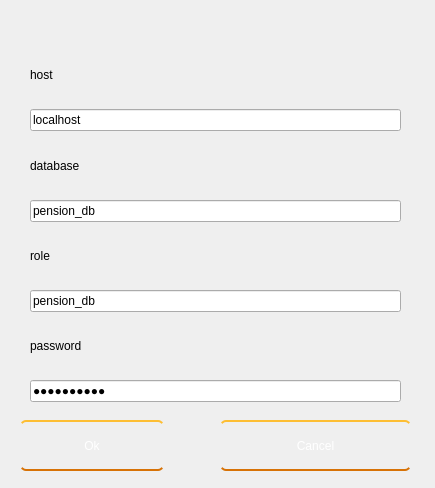
<?xml version="1.0" encoding="UTF-8"?>
<ui version="4.0">
 <class>Dialog</class>
 <widget class="QDialog" name="Dialog">
  <property name="geometry">
   <rect>
    <x>0</x>
    <y>0</y>
    <width>435</width>
    <height>488</height>
   </rect>
  </property>
  <property name="windowTitle">
   <string>Dialog</string>
  </property>
  <property name="styleSheet">
   <string notr="true">QWidget{
background-image: url(background.jpg);
}</string>
  </property>
  <widget class="QWidget" name="verticalLayoutWidget">
   <property name="geometry">
    <rect>
     <x>20</x>
     <y>51</y>
     <width>391</width>
     <height>351</height>
    </rect>
   </property>
   <layout class="QVBoxLayout" name="verticalLayout">
    <property name="spacing">
     <number>10</number>
    </property>
    <property name="leftMargin">
     <number>10</number>
    </property>
    <property name="topMargin">
     <number>0</number>
    </property>
    <property name="rightMargin">
     <number>10</number>
    </property>
    <property name="bottomMargin">
     <number>0</number>
    </property>
    <item>
     <widget class="QLabel" name="lb_host">
      <property name="styleSheet">
       <string notr="true">QLabel{
border-color: #F77A52;
}</string>
      </property>
      <property name="text">
       <string>host</string>
      </property>
     </widget>
    </item>
    <item>
     <widget class="QLineEdit" name="ln_host">
      <property name="text">
       <string>localhost</string>
      </property>
     </widget>
    </item>
    <item>
     <widget class="QLabel" name="lb_db">
      <property name="text">
       <string>database</string>
      </property>
     </widget>
    </item>
    <item>
     <widget class="QLineEdit" name="ln_db">
      <property name="styleSheet">
       <string notr="true"/>
      </property>
      <property name="text">
       <string>pension_db</string>
      </property>
     </widget>
    </item>
    <item>
     <widget class="QLabel" name="lb_role">
      <property name="text">
       <string>role</string>
      </property>
     </widget>
    </item>
    <item>
     <widget class="QLineEdit" name="ln_role">
      <property name="text">
       <string>pension_db</string>
      </property>
     </widget>
    </item>
    <item>
     <widget class="QLabel" name="lb_password">
      <property name="text">
       <string>password</string>
      </property>
     </widget>
    </item>
    <item>
     <widget class="QLineEdit" name="ln_password">
      <property name="text">
       <string>pension_db</string>
      </property>
      <property name="echoMode">
       <enum>QLineEdit::Password</enum>
      </property>
     </widget>
    </item>
   </layout>
  </widget>
  <widget class="QPushButton" name="accepted_btn">
   <property name="geometry">
    <rect>
     <x>20</x>
     <y>420</y>
     <width>144</width>
     <height>51</height>
    </rect>
   </property>
   <property name="styleSheet">
    <string notr="true">QPushButton {
  display: inline-block;
  color: white;
  text-decoration: none;
  padding: .2em 2em;
  outline: none;
  border-width: 2px 0;
  border-style: solid none;
  border-color: #FDBE33 #000 #D77206;
  border-radius: 6px;
  background: linear-gradient(#F3AE0F, #E38916) #E38916;
  transition: 0.2s;
} 
QPushButton:hover { background: linear-gradient(#f5ae00, #f59500) #f5ae00; }
QPushButton:active { background: linear-gradient(#f59500, #f5ae00) #f59500; }</string>
   </property>
   <property name="text">
    <string>Ok</string>
   </property>
  </widget>
  <widget class="QPushButton" name="canceled_btn">
   <property name="geometry">
    <rect>
     <x>220</x>
     <y>420</y>
     <width>191</width>
     <height>51</height>
    </rect>
   </property>
   <property name="styleSheet">
    <string notr="true">QPushButton {
  display: inline-block;
  color: white;
  text-decoration: none;
  padding: .2em 2em;
  outline: none;
  border-width: 2px 0;
  border-style: solid none;
  border-color: #FDBE33 #000 #D77206;
  border-radius: 6px;
  background: linear-gradient(#F3AE0F, #E38916) #E38916;
  transition: 0.2s;
} 
QPushButton:hover { background: linear-gradient(#f5ae00, #f59500) #f5ae00; }
QPushButton:active { background: linear-gradient(#f59500, #f5ae00) #f59500; }</string>
   </property>
   <property name="text">
    <string>Cancel</string>
   </property>
  </widget>
 </widget>
 <resources/>
 <connections/>
</ui>
